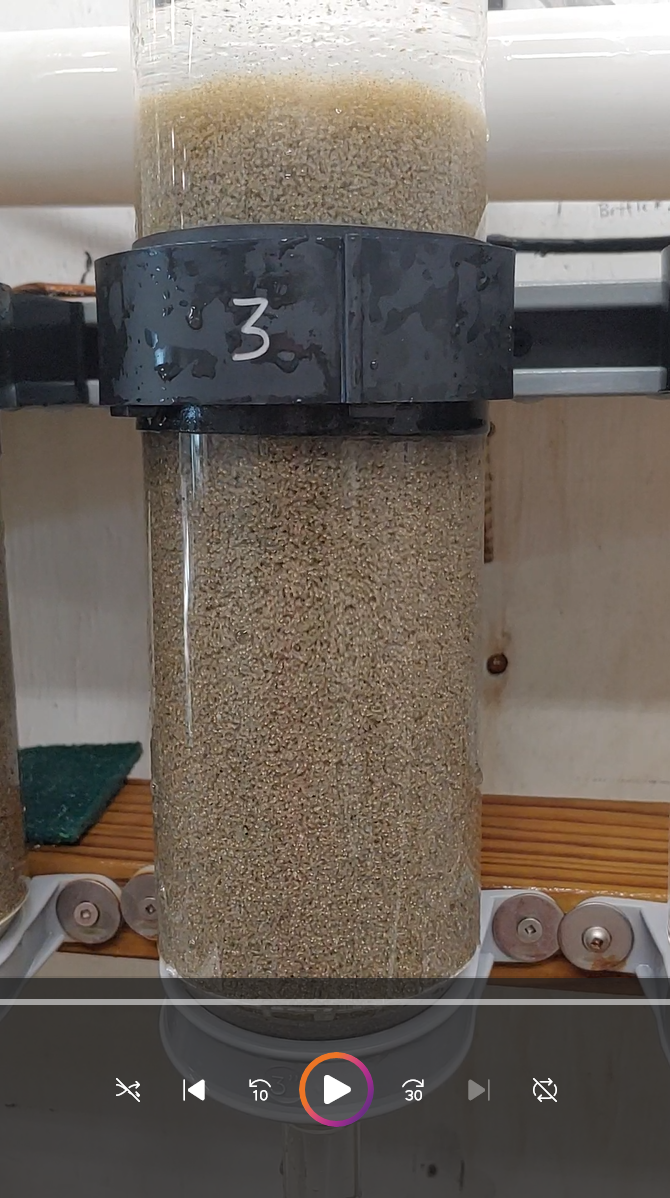
#> input picture videos/picARC1.png, 670 x 1198 px, given in place of Video from ARC.MP4, which was not available
$ python 'oyster height from video.py'
#> lines starting #> are read from the running program, lines starting #| are printed output that depends on the picture; after the words box and inside, x2 and y2 are one past the last pixel; in counts of white or black regions, pixels touching at a corner belong together; pictures that were not available may be replaced by others from this repository, and a replacement may not be noted
import cv2
import numpy as np
import os

## Cropping and rotations settings worked on my laptop but don't work on the pi (unclear why but not relevant to our usecase)
# Open the video
video_path = "/home/upweller/Desktop/Bottle_upweller/bottle-upweller/videos/Video from ARC.MP4" #(couldn't get relative path on pi work edit to local storage path)
#video_path = os.path.join(os.path.dirname(__file__), "videos", "Video from ARC.mp4") #(uncomment on Jess Laptop)
cap = cv2.VideoCapture(video_path)

if not cap.isOpened():
    print("Error: Unable to open the video.")
    exit()

# Define fixed HSV range values
h_min = 0
s_min = 12
v_min = 0
h_max = 90
s_max = 255
v_max = 255
lower_hsv = np.array([h_min, s_min, v_min])  # Example values, replace with your own
upper_hsv = np.array([h_max, s_max, v_max])

# Initialize variables for tracking oyster_height and frames
oyster_heights = []  # To store the oyster_height values of the last 10 frames
frame_count = 0

# Set cropping region (x, y, width, height)

crop_x, crop_y, crop_w, crop_h = 100, 0, 750, 500  # Example values, adjust as needed

while True:
    ret, frame = cap.read()
#> frame is the input picture: shape (1198, 670, 3); mean B, G, R 97.4, 105.1, 113.6
    if not ret:
        break  # End of video

    # Fix orientation if the video is sideways (rotate 90 degrees clockwise)
    frame = cv2.rotate(frame, cv2.ROTATE_90_CLOCKWISE)  # You can also use ROTATE_90_COUNTERCLOCKWISE
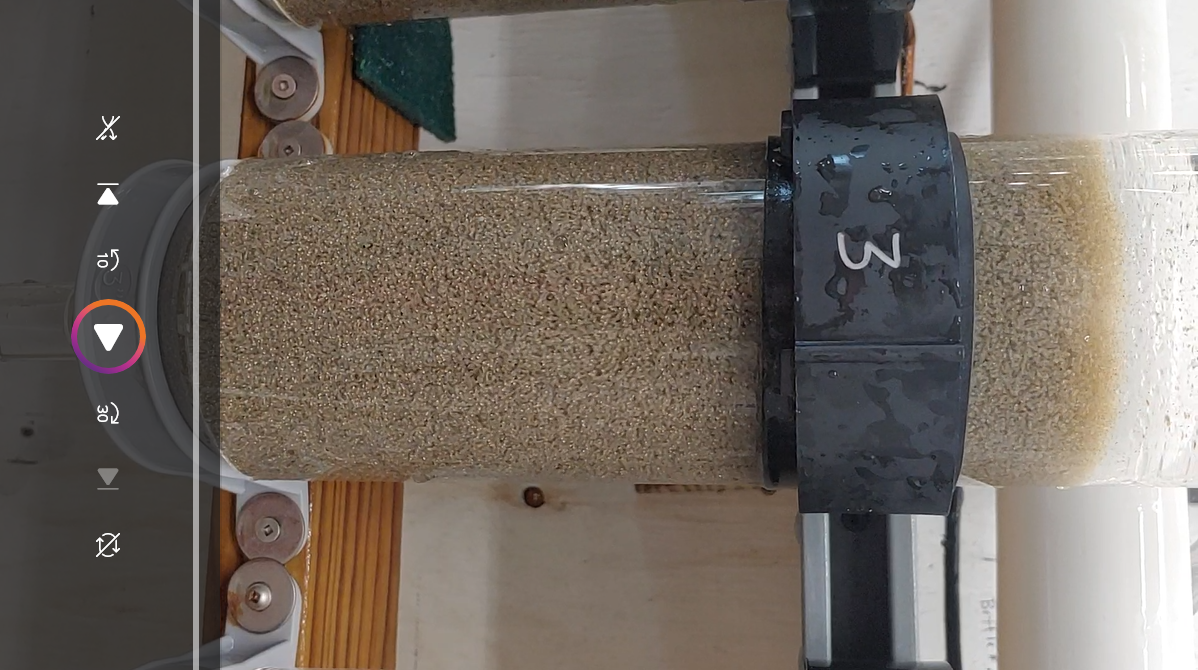
#> frame: shape (670, 1198, 3); mean B, G, R 97.4, 105.1, 113.6

    # Crop the frame
    cropped_frame = frame[crop_y:crop_y+crop_h, crop_x:crop_x+crop_w]
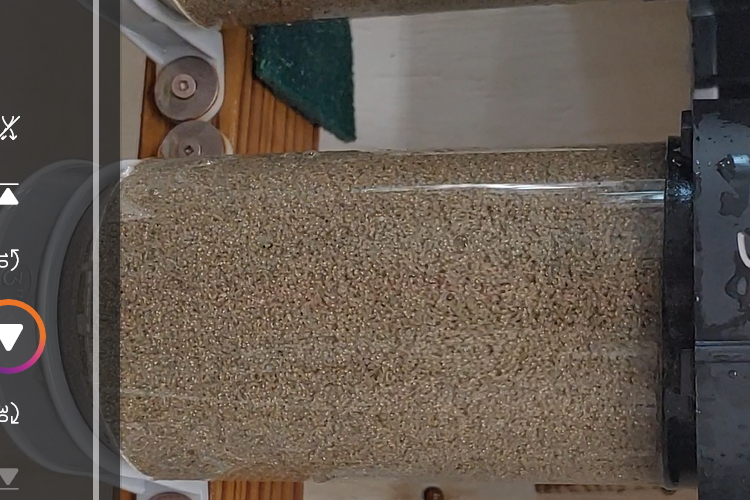
#> cropped_frame: shape (500, 750, 3); mean B, G, R 78.6, 87.9, 98

    # Convert the cropped frame to HSV
    hsv_image = cv2.cvtColor(cropped_frame, cv2.COLOR_BGR2HSV)
#> hsv_image: shape (500, 750, 3); mean H, S, V 34.8, 58.2, 99.7

    # Threshold the HSV image
    mask = cv2.inRange(hsv_image, lower_hsv, upper_hsv)
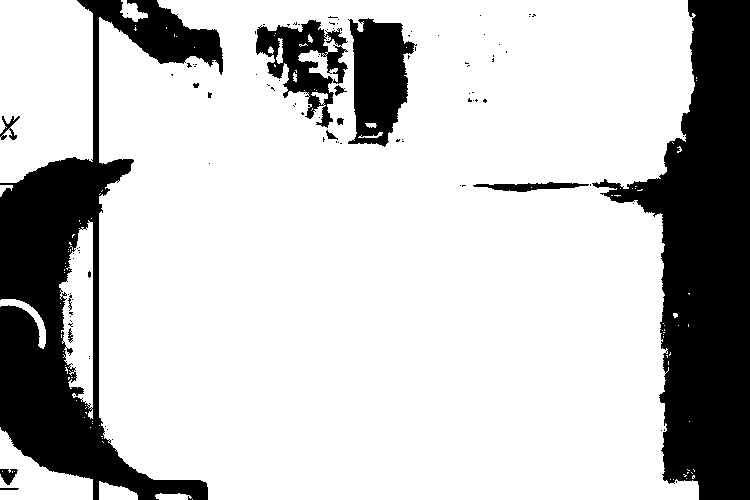
#> mask: shape (500, 750); 77.3% white; 102 black regions (88 under 20 px)

    # Find contours in the mask
    contours, _ = cv2.findContours(mask, cv2.RETR_EXTERNAL, cv2.CHAIN_APPROX_SIMPLE)
#> contours = 91 contours, 82 with area under 20; largest, box (x1, y1, x2, y2) and area: (99, 0, 699, 500) 275037, (0, 0, 93, 183) 15124, (59, 220, 93, 419) 4036, (0, 427, 93, 500) 3054, (99, 481, 138, 500) 468

    # Initialize variables to store the largest bounding box
    largest_area = 0
    oyster_height = None
    bounding_image = cropped_frame.copy()

    for contour in contours:
        area = cv2.contourArea(contour)
        min_width = 200
        min_height = 200
        x, y, w, h = cv2.boundingRect(contour)
        if area > largest_area and w >= min_width and h >= min_height:  # Check if this contour is the largest so far
            largest_area = area
            x, y, w, h = cv2.boundingRect(contour)
            oyster_height = y  # Update the y value of the largest bounding box

            # Draw the largest bounding box
            cv2.rectangle(bounding_image, (x, y), (x + w, y + h), (0, 255, 0), 2)

            # Print bounding box information
            print(f"Bounding Box: x={x}, y={y}, w={w}, h={h}")
#> this loop made 91 passes
#> (area, largest_area, oyster_height) on pass 89: (275037, 275037, 0)
#> area on passes 2, 3, 20, 52: 161, 467.5, 3054, 434.5
#| Bounding Box: x=99, y=0, w=600, h=500
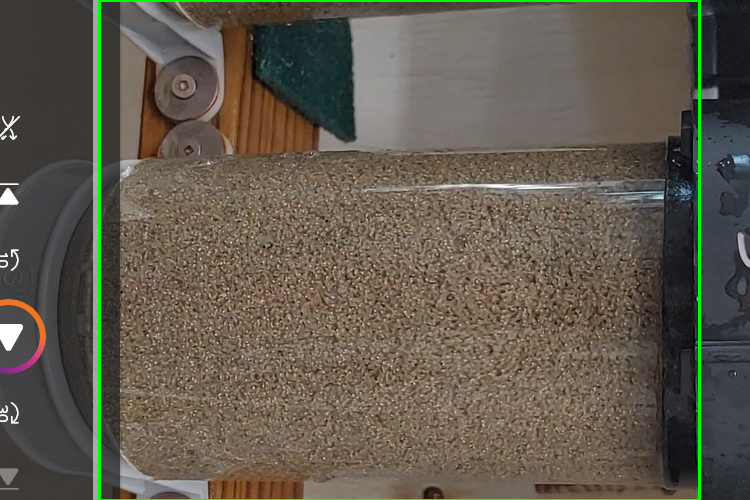
#> bounding_image: shape (500, 750, 3); 1.28% of pixels changed, all inside (x1, y1, x2, y2) = (98, 0, 701, 500)
#> after the loop, largest_area = 275037; oyster_height = 0

    # Update the oyster_height list with the current frame's oyster_height
    if oyster_height is not None:
        oyster_heights.append(oyster_height)
        if len(oyster_heights) > 10:
            oyster_heights.pop(0)  # Keep only the last 10 heights

        # Calculate the average oyster_height over the last 10 frames
        average_oyster_height = np.mean(oyster_heights)
#> average_oyster_height = 0

        # Draw a line at the average oyster_height
        cv2.line(bounding_image, (0, int(average_oyster_height)), (bounding_image.shape[1], int(average_oyster_height)), (0, 0, 255), 2)
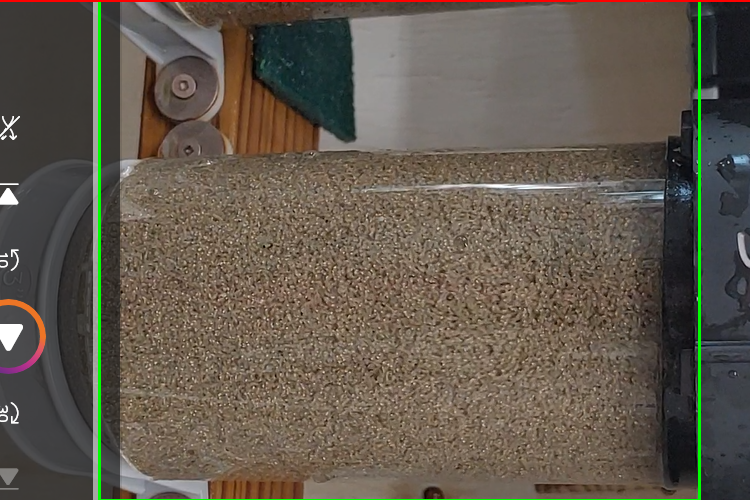
#> bounding_image: shape (500, 750, 3); 0.4% of pixels changed, all inside (x1, y1, x2, y2) = (0, 0, 750, 2)
        print(f"Average oyster height (y-coordinate) over the last 10 frames: {average_oyster_height}")
#| Average oyster height (y-coordinate) over the last 10 frames: 0.0

    # Display the frames
    #cv2.imshow("Original Frame", frame)
    #cv2.imshow("Cropped Frame", cropped_frame)
    #cv2.imshow("Mask", mask)
    cv2.imshow("Bounding Box with Line", bounding_image)

    # Wait for a key press and close if 'q' is pressed
    if cv2.waitKey(1) & 0xFF == ord('q'):
#> (key q is pressed here)
        break

# Release the video capture and close all windows
cap.release()
cv2.destroyAllWindows()
